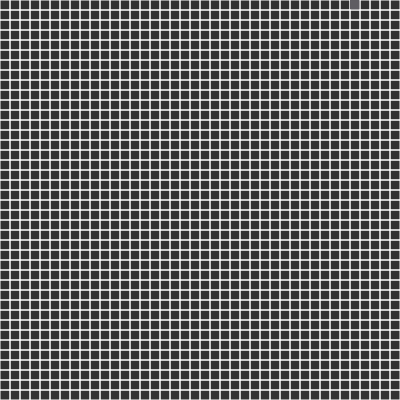
Frame 1 (no input)
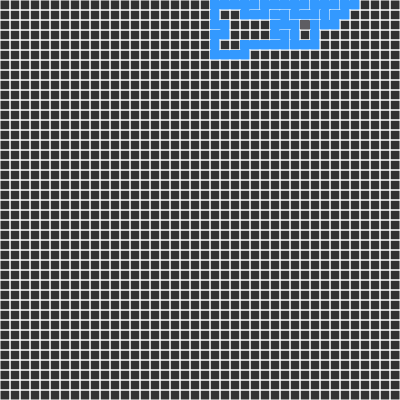
Frame 60 (no input)
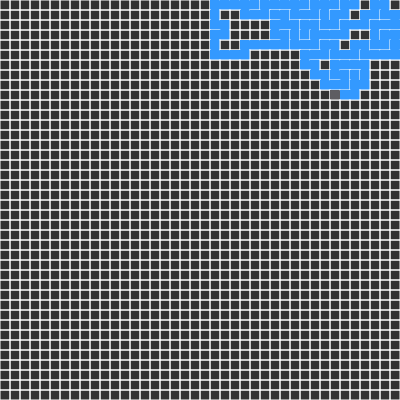
Frame 120 (the mouse pressed at the canvas centre since frame 60)

The p5.js sketch that drew these frames (run headless with seeded random() and noise() and a simulated clock; from frame 60 on, the mouse is pressed at the canvas centre):

// p5.js sketch
// ── sketch.js
var cols, rows;
var w = 10;
var grid = [];
var position; 
var stack = [];
var start = true;

function setup() {
  createCanvas(400, 400);
  cols = floor(width / w);
  rows = floor(height / w);

  for (var j = 0; j < cols; j++) {
    for (var i = 0; i < rows; i++) {
      var cell = new Cell(i, j);
      grid.push(cell);
    }
  }

  position = grid[35];
}


function draw() {

  background(51);
  for (var i = 0; i < grid.length; i++) {

    if (grid[i] == position)
      position.isPosition = true;
    else
      grid[i].isPosition = false;
    grid[i].show();
  }

  if (stack.length != 0 || start == true) {
    start = false;
    position.visited = true;

    var next = position.checkAround();
    if (next) {
      next.visited = true;
      removeWalls(next, position);
      stack.push(position);
      position = next;
    }
    else {
      position = stack.pop();
    }
  }
}


function removeWalls(N, P) {
  var dif = index(P.i, P.j) - index(N.i, N.j);
  console.log(dif);
  if (dif == -1) {
    P.removeWall(1);
    N.removeWall(3);
  }
  else if (dif == 1) {
    P.removeWall(3);
    N.removeWall(1);
  }
  else if (dif > 1) {
    P.removeWall(0);
    N.removeWall(2);
  }
  else if (dif < -1) {
    P.removeWall(2);
    N.removeWall(0);
  }
}


function index(i, j) {
  if (i < 0 || j < 0 || i > cols - 1 || j > rows - 1)
    return -1;
  return i + j * cols;
}


// ── Cell.js
function Cell(i, j) {
  this.i = i;
  this.j = j;
  this.walls = [true, true, true, true] //up right bot left
  this.visited = false;
  this.isPosition = false;

  this.removeWall = function (dir) {

    this.walls[dir] = false;
    console.log(this.walls);
  }

  this.show = function () {
    var x = this.i * w;
    var y = this.j * w;

    stroke(255);
    if (this.walls[0]) {
      line(x, y, x + w, y)
    }
    if (this.walls[1]) {
      line(x + w, y, x + w, y + w)
    }
    if (this.walls[2]) {
      line(x + w, y + w, x, y + w)
    }
    if (this.walls[3]) {
      line(x, y + w, x, y)
    }

    if (this.visited) {
      noStroke();
      fill(51, 153, 255);
      rect(x, y, w, w);
    }
    if (this.isPosition) {
      noStroke();
      fill(94, 93, 98);
      rect(x, y, w, w);
    }
  }


  this.checkAround = function () {
    var Around = []; //array with evry neibourg unvisited

    var top = grid[index(i, j - 1)];

    var right = grid[index(i + 1, j)];

    var bot = grid[index(i, j + 1)];

    var left = grid[index(i - 1, j)];


    if (top && !top.visited) { //one up
      Around.push(top);
    }
    if (right && !right.visited) { //one right
      Around.push(right);
    }
    if (bot && !bot.visited) { //one bot
      Around.push(bot);
    }
    if (left && !left.visited) { // one left
      Around.push(left);
    }


    if (Around.length > 0) {
      var r = floor(random(0, Around.length));
      return Around[r];
    }
    else
      return undefined;
  }



}
